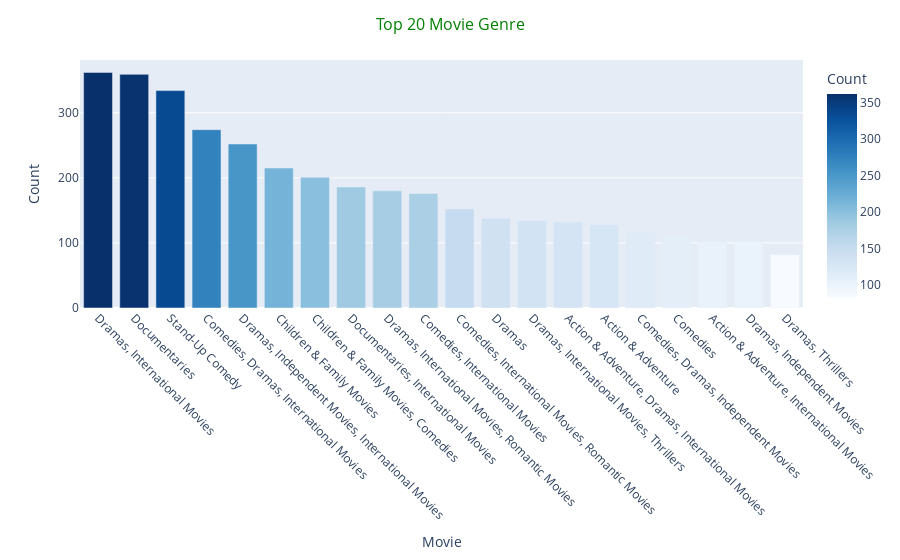

Write notebook code for a chart like this one.
### Markdown cell above
#### Top 20 Movie Genre

### Code cell
genre = file[file['type']=='Movie']
genre_list = genre['listed_in'].value_counts().reset_index().head(20)

figure = px.bar(genre_list, x = 'index', y = 'listed_in',color = 'listed_in',color_continuous_scale = 'blues',
             labels = {"index":"Movie","listed_in":"Count"})

figure.update_layout(title = 'Top 20 Movie Genre',
                  title_x = 0.5,
                  title_font = dict(size = 16, color = 'Green'),
                  xaxis = dict(tickangle = 45))


figure.show()

### Figure 1 — Plotly figure (JSON) as saved in the notebook; plotly's stock layout.template omitted (floating-point values rounded to 4 significant figures)
{"data": [{"alignmentgroup": "True", "hovertemplate": "Movie=%{x}<br>Count=%{marker.color}<extra></extra>", "legendgroup": "", "marker": {"color": [362, 359, 334, 274, 252, 215, 201, 186, 180, 176, 152, 138, 134, 132, 128, 116, 110, 101, 100, 82], "coloraxis": "coloraxis", "pattern": {"shape": ""}}, "name": "", "offsetgroup": "", "orientation": "v", "showlegend": false, "textposition": "auto", "type": "bar", "x": ["Dramas, International Movies", "Documentaries", "Stand-Up Comedy", "Comedies, Dramas, International Movies", "Dramas, Independent Movies, International Movies", "Children & Family Movies", "Children & Family Movies, Comedies", "Documentaries, International Movies", "Dramas, International Movies, Romantic Movies", "Comedies, International Movies", "Comedies, International Movies, Romantic Movies", "Dramas", "Dramas, International Movies, Thrillers", "Action & Adventure, Dramas, International Movies", "Action & Adventure", "Comedies, Dramas, Independent Movies", "Comedies", "Action & Adventure, International Movies", "Dramas, Independent Movies", "Dramas, Thrillers"], "xaxis": "x", "y": [362, 359, 334, 274, 252, 215, 201, 186, 180, 176, 152, 138, 134, 132, 128, 116, 110, 101, 100, 82], "yaxis": "y"}], "layout": {"barmode": "relative", "coloraxis": {"colorbar": {"title": {"text": "Count"}}, "colorscale": [[0, "rgb(247,251,255)"], [0.125, "rgb(222,235,247)"], [0.25, "rgb(198,219,239)"], [0.375, "rgb(158,202,225)"], [0.5, "rgb(107,174,214)"], [0.625, "rgb(66,146,198)"], [0.75, "rgb(33,113,181)"], [0.875, "rgb(8,81,156)"], [1, "rgb(8,48,107)"]]}, "legend": {"tracegroupgap": 0}, "margin": {"t": 60}, "title": {"font": {"color": "Green", "size": 16}, "text": "Top 20 Movie Genre", "x": 0.5}, "xaxis": {"anchor": "y", "domain": [0, 1], "tickangle": 45, "title": {"text": "Movie"}}, "yaxis": {"anchor": "x", "domain": [0, 1], "title": {"text": "Count"}}}}
